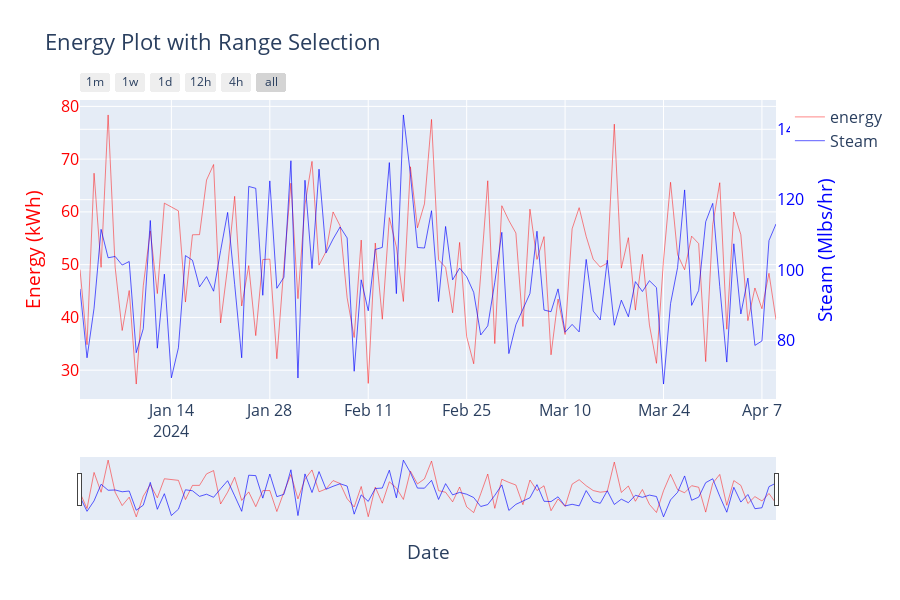

The cell this chart's notebook holds for it:
### Code cell
# Create a layout with interactive elements and two yaxes
layout = go.Layout(
    height=600,
    width=900,
    font=dict(size=16),
    title='Energy Plot with Range Selection',
    xaxis=dict(
        title='Date',
        # Range selector with buttons
        rangeselector=dict(
            font=dict(size=12),
            # Buttons for selecting time scale
            buttons=list([
                # 1 month
                dict(count=1, label='1m', step='month', stepmode='backward'),
                # 1 week
                dict(count=7, label='1w', step='day', stepmode='backward'),
                # 1 day
                dict(count=1, label='1d', step='day', stepmode='backward'),
                # 12 hours
                dict(count=12, label='12h', step='hour', stepmode='backward'),
                # 4 hours
                dict(count=4, label='4h', step='hour', stepmode='backward'),
                # Entire scale
                dict(step='all')
            ])),
        # Sliding for selecting time window
        rangeslider=dict(visible=True),
        # Type of xaxis
        type='date'),
    yaxis=dict(title='Energy (kWh)', color='red'),
    # Add a second yaxis to the right of the plot
    yaxis2=dict(
        title='Steam (Mlbs/hr)', color='blue', overlaying='y', side='right'))

fig = go.Figure(data=[energy_data, steam_data], layout=layout)
iplot(fig)

### Figure 1 — Plotly figure (JSON) as saved in the notebook; plotly's stock layout.template omitted (floating-point values rounded to 4 significant figures)
{"data": [{"line": {"color": "red", "width": 0.6}, "name": "energy", "opacity": 0.8, "text": ["Energy: 49 kWh", "Energy: 35 kWh", "Energy: 67 kWh", "Energy: 49 kWh", "Energy: 78 kWh", "Energy: 50 kWh", "Energy: 38 kWh", "Energy: 45 kWh", "Energy: 27 kWh", "Energy: 46 kWh", "Energy: 56 kWh", "Energy: 45 kWh", "Energy: 62 kWh", "Energy: 61 kWh", "Energy: 60 kWh", "Energy: 43 kWh", "Energy: 56 kWh", "Energy: 56 kWh", "Energy: 66 kWh", "Energy: 69 kWh", "Energy: 39 kWh", "Energy: 50 kWh", "Energy: 63 kWh", "Energy: 42 kWh", "Energy: 50 kWh", "Energy: 37 kWh", "Energy: 51 kWh", "Energy: 51 kWh", "Energy: 32 kWh", "Energy: 50 kWh", "Energy: 65 kWh", "Energy: 44 kWh", "Energy: 61 kWh", "Energy: 70 kWh", "Energy: 50 kWh", "Energy: 52 kWh", "Energy: 60 kWh", "Energy: 57 kWh", "Energy: 44 kWh", "Energy: 36 kWh", "Energy: 55 kWh", "Energy: 27 kWh", "Energy: 54 kWh", "Energy: 40 kWh", "Energy: 59 kWh", "Energy: 53 kWh", "Energy: 43 kWh", "Energy: 69 kWh", "Energy: 57 kWh", "Energy: 62 kWh", "Energy: 78 kWh", "Energy: 51 kWh", "Energy: 49 kWh", "Energy: 41 kWh", "Energy: 54 kWh", "Energy: 36 kWh", "Energy: 31 kWh", "Energy: 48 kWh", "Energy: 66 kWh", "Energy: 35 kWh", "Energy: 61 kWh", "Energy: 58 kWh", "Energy: 56 kWh", "Energy: 38 kWh", "Energy: 61 kWh", "Energy: 51 kWh", "Energy: 55 kWh", "Energy: 33 kWh", "Energy: 43 kWh", "Energy: 37 kWh", "Energy: 57 kWh", "Energy: 61 kWh", "Energy: 55 kWh", "Energy: 51 kWh", "Energy: 50 kWh", "Energy: 50 kWh", "Energy: 77 kWh", "Energy: 49 kWh", "Energy: 55 kWh", "Energy: 41 kWh", "Energy: 52 kWh", "Energy: 39 kWh", "Energy: 31 kWh", "Energy: 51 kWh", "Energy: 66 kWh", "Energy: 52 kWh", "Energy: 49 kWh", "Energy: 55 kWh", "Energy: 54 kWh", "Energy: 32 kWh", "Energy: 58 kWh", "Energy: 66 kWh", "Energy: 38 kWh", "Energy: 60 kWh", "Energy: 56 kWh", "Energy: 39 kWh", "Energy: 46 kWh", "Energy: 42 kWh", "Energy: 48 kWh", "Energy: 40 kWh"], "type": "scatter", "x": ["2024-01-01T00:00:00", "2024-01-02T00:00:00", "2024-01-03T00:00:00", "2024-01-04T00:00:00", "2024-01-05T00:00:00", "2024-01-06T00:00:00", "2024-01-07T00:00:00", "2024-01-08T00:00:00", "2024-01-09T00:00:00", "2024-01-10T00:00:00", "2024-01-11T00:00:00", "2024-01-12T00:00:00", "2024-01-13T00:00:00", "2024-01-14T00:00:00", "2024-01-15T00:00:00", "2024-01-16T00:00:00", "2024-01-17T00:00:00", "2024-01-18T00:00:00", "2024-01-19T00:00:00", "2024-01-20T00:00:00", "2024-01-21T00:00:00", "2024-01-22T00:00:00", "2024-01-23T00:00:00", "2024-01-24T00:00:00", "2024-01-25T00:00:00", "2024-01-26T00:00:00", "2024-01-27T00:00:00", "2024-01-28T00:00:00", "2024-01-29T00:00:00", "2024-01-30T00:00:00", "2024-01-31T00:00:00", "2024-02-01T00:00:00", "2024-02-02T00:00:00", "2024-02-03T00:00:00", "2024-02-04T00:00:00", "2024-02-05T00:00:00", "2024-02-06T00:00:00", "2024-02-07T00:00:00", "2024-02-08T00:00:00", "2024-02-09T00:00:00", "2024-02-10T00:00:00", "2024-02-11T00:00:00", "2024-02-12T00:00:00", "2024-02-13T00:00:00", "2024-02-14T00:00:00", "2024-02-15T00:00:00", "2024-02-16T00:00:00", "2024-02-17T00:00:00", "2024-02-18T00:00:00", "2024-02-19T00:00:00", "2024-02-20T00:00:00", "2024-02-21T00:00:00", "2024-02-22T00:00:00", "2024-02-23T00:00:00", "2024-02-24T00:00:00", "2024-02-25T00:00:00", "2024-02-26T00:00:00", "2024-02-27T00:00:00", "2024-02-28T00:00:00", "2024-02-29T00:00:00", "2024-03-01T00:00:00", "2024-03-02T00:00:00", "2024-03-03T00:00:00", "2024-03-04T00:00:00", "2024-03-05T00:00:00", "2024-03-06T00:00:00", "2024-03-07T00:00:00", "2024-03-08T00:00:00", "2024-03-09T00:00:00", "2024-03-10T00:00:00", "2024-03-11T00:00:00", "2024-03-12T00:00:00", "2024-03-13T00:00:00", "2024-03-14T00:00:00", "2024-03-15T00:00:00", "2024-03-16T00:00:00", "2024-03-17T00:00:00", "2024-03-18T00:00:00", "2024-03-19T00:00:00", "2024-03-20T00:00:00", "2024-03-21T00:00:00", "2024-03-22T00:00:00", "2024-03-23T00:00:00", "2024-03-24T00:00:00", "2024-03-25T00:00:00", "2024-03-26T00:00:00", "2024-03-27T00:00:00", "2024-03-28T00:00:00", "2024-03-29T00:00:00", "2024-03-30T00:00:00", "2024-03-31T00:00:00", "2024-04-01T00:00:00", "2024-04-02T00:00:00", "2024-04-03T00:00:00", "2024-04-04T00:00:00", "2024-04-05T00:00:00", "2024-04-06T00:00:00", "2024-04-07T00:00:00", "2024-04-08T00:00:00", "2024-04-09T00:00:00"], "y": [49.07, 34.83, 67.33, 49.49, 78.38, 49.51, 37.52, 45.09, 27.37, 45.99, 56.4, 44.51, 61.66, 60.88, 60.2, 42.91, 55.66, 55.69, 66.04, 68.98, 38.96, 49.56, 62.95, 42.16, 49.82, 36.54, 50.96, 51.05, 32.16, 49.56, 65.44, 43.55, 61.37, 69.57, 49.91, 52.47, 59.99, 57.34, 43.72, 36.19, 54.66, 27.49, 54.09, 39.66, 58.91, 53.38, 43.02, 68.55, 56.98, 61.53, 77.53, 50.92, 49.49, 40.87, 54.22, 36.36, 31.21, 48.13, 65.9, 35.03, 61.17, 58.37, 55.99, 38.27, 60.52, 50.99, 55.31, 32.91, 43.48, 36.75, 56.79, 60.8, 55.35, 51.03, 49.54, 50.29, 76.64, 49.34, 55.11, 41.39, 51.95, 38.54, 31.3, 50.86, 65.62, 51.89, 49.04, 55.4, 53.99, 31.62, 57.58, 65.53, 37.76, 59.98, 55.68, 39.38, 45.58, 41.64, 48.36, 39.57]}, {"line": {"color": "blue", "width": 0.8}, "name": "Steam", "opacity": 0.8, "text": ["Steam: 94.6 Mlbs/hr", "Steam: 75.0 Mlbs/hr", "Steam: 89.1 Mlbs/hr", "Steam: 111.6 Mlbs/hr", "Steam: 103.5 Mlbs/hr", "Steam: 103.9 Mlbs/hr", "Steam: 101.4 Mlbs/hr", "Steam: 102.4 Mlbs/hr", "Steam: 76.5 Mlbs/hr", "Steam: 83.3 Mlbs/hr", "Steam: 114.1 Mlbs/hr", "Steam: 77.8 Mlbs/hr", "Steam: 98.8 Mlbs/hr", "Steam: 69.3 Mlbs/hr", "Steam: 77.9 Mlbs/hr", "Steam: 104.1 Mlbs/hr", "Steam: 102.8 Mlbs/hr", "Steam: 95.2 Mlbs/hr", "Steam: 98.1 Mlbs/hr", "Steam: 94.0 Mlbs/hr", "Steam: 105.5 Mlbs/hr", "Steam: 116.4 Mlbs/hr", "Steam: 95.9 Mlbs/hr", "Steam: 75.0 Mlbs/hr", "Steam: 123.8 Mlbs/hr", "Steam: 123.2 Mlbs/hr", "Steam: 92.8 Mlbs/hr", "Steam: 125.3 Mlbs/hr", "Steam: 94.8 Mlbs/hr", "Steam: 97.9 Mlbs/hr", "Steam: 131.1 Mlbs/hr", "Steam: 69.3 Mlbs/hr", "Steam: 125.5 Mlbs/hr", "Steam: 100.4 Mlbs/hr", "Steam: 128.7 Mlbs/hr", "Steam: 104.9 Mlbs/hr", "Steam: 108.8 Mlbs/hr", "Steam: 112.2 Mlbs/hr", "Steam: 109.1 Mlbs/hr", "Steam: 71.2 Mlbs/hr", "Steam: 97.2 Mlbs/hr", "Steam: 88.4 Mlbs/hr", "Steam: 105.8 Mlbs/hr", "Steam: 106.4 Mlbs/hr", "Steam: 130.5 Mlbs/hr", "Steam: 93.3 Mlbs/hr", "Steam: 144.1 Mlbs/hr", "Steam: 127.2 Mlbs/hr", "Steam: 106.4 Mlbs/hr", "Steam: 106.2 Mlbs/hr", "Steam: 116.9 Mlbs/hr", "Steam: 91.0 Mlbs/hr", "Steam: 112.4 Mlbs/hr", "Steam: 97.2 Mlbs/hr", "Steam: 100.5 Mlbs/hr", "Steam: 98.1 Mlbs/hr", "Steam: 93.6 Mlbs/hr", "Steam: 81.5 Mlbs/hr", "Steam: 84.1 Mlbs/hr", "Steam: 96.5 Mlbs/hr", "Steam: 110.7 Mlbs/hr", "Steam: 76.2 Mlbs/hr", "Steam: 84.4 Mlbs/hr", "Steam: 88.8 Mlbs/hr", "Steam: 93.3 Mlbs/hr", "Steam: 111.0 Mlbs/hr", "Steam: 88.6 Mlbs/hr", "Steam: 88.1 Mlbs/hr", "Steam: 94.6 Mlbs/hr", "Steam: 82.3 Mlbs/hr", "Steam: 84.5 Mlbs/hr", "Steam: 82.4 Mlbs/hr", "Steam: 103.0 Mlbs/hr", "Steam: 88.3 Mlbs/hr", "Steam: 85.8 Mlbs/hr", "Steam: 102.8 Mlbs/hr", "Steam: 84.3 Mlbs/hr", "Steam: 91.4 Mlbs/hr", "Steam: 86.7 Mlbs/hr", "Steam: 96.7 Mlbs/hr", "Steam: 93.9 Mlbs/hr", "Steam: 96.9 Mlbs/hr", "Steam: 95.0 Mlbs/hr", "Steam: 67.6 Mlbs/hr", "Steam: 90.4 Mlbs/hr", "Steam: 100.7 Mlbs/hr", "Steam: 122.8 Mlbs/hr", "Steam: 89.9 Mlbs/hr", "Steam: 94.2 Mlbs/hr", "Steam: 113.7 Mlbs/hr", "Steam: 118.9 Mlbs/hr", "Steam: 95.3 Mlbs/hr", "Steam: 73.8 Mlbs/hr", "Steam: 107.5 Mlbs/hr", "Steam: 87.5 Mlbs/hr", "Steam: 97.7 Mlbs/hr", "Steam: 78.6 Mlbs/hr", "Steam: 79.8 Mlbs/hr", "Steam: 108.4 Mlbs/hr", "Steam: 113.1 Mlbs/hr"], "type": "scatter", "x": ["2024-01-01T00:00:00", "2024-01-02T00:00:00", "2024-01-03T00:00:00", "2024-01-04T00:00:00", "2024-01-05T00:00:00", "2024-01-06T00:00:00", "2024-01-07T00:00:00", "2024-01-08T00:00:00", "2024-01-09T00:00:00", "2024-01-10T00:00:00", "2024-01-11T00:00:00", "2024-01-12T00:00:00", "2024-01-13T00:00:00", "2024-01-14T00:00:00", "2024-01-15T00:00:00", "2024-01-16T00:00:00", "2024-01-17T00:00:00", "2024-01-18T00:00:00", "2024-01-19T00:00:00", "2024-01-20T00:00:00", "2024-01-21T00:00:00", "2024-01-22T00:00:00", "2024-01-23T00:00:00", "2024-01-24T00:00:00", "2024-01-25T00:00:00", "2024-01-26T00:00:00", "2024-01-27T00:00:00", "2024-01-28T00:00:00", "2024-01-29T00:00:00", "2024-01-30T00:00:00", "2024-01-31T00:00:00", "2024-02-01T00:00:00", "2024-02-02T00:00:00", "2024-02-03T00:00:00", "2024-02-04T00:00:00", "2024-02-05T00:00:00", "2024-02-06T00:00:00", "2024-02-07T00:00:00", "2024-02-08T00:00:00", "2024-02-09T00:00:00", "2024-02-10T00:00:00", "2024-02-11T00:00:00", "2024-02-12T00:00:00", "2024-02-13T00:00:00", "2024-02-14T00:00:00", "2024-02-15T00:00:00", "2024-02-16T00:00:00", "2024-02-17T00:00:00", "2024-02-18T00:00:00", "2024-02-19T00:00:00", "2024-02-20T00:00:00", "2024-02-21T00:00:00", "2024-02-22T00:00:00", "2024-02-23T00:00:00", "2024-02-24T00:00:00", "2024-02-25T00:00:00", "2024-02-26T00:00:00", "2024-02-27T00:00:00", "2024-02-28T00:00:00", "2024-02-29T00:00:00", "2024-03-01T00:00:00", "2024-03-02T00:00:00", "2024-03-03T00:00:00", "2024-03-04T00:00:00", "2024-03-05T00:00:00", "2024-03-06T00:00:00", "2024-03-07T00:00:00", "2024-03-08T00:00:00", "2024-03-09T00:00:00", "2024-03-10T00:00:00", "2024-03-11T00:00:00", "2024-03-12T00:00:00", "2024-03-13T00:00:00", "2024-03-14T00:00:00", "2024-03-15T00:00:00", "2024-03-16T00:00:00", "2024-03-17T00:00:00", "2024-03-18T00:00:00", "2024-03-19T00:00:00", "2024-03-20T00:00:00", "2024-03-21T00:00:00", "2024-03-22T00:00:00", "2024-03-23T00:00:00", "2024-03-24T00:00:00", "2024-03-25T00:00:00", "2024-03-26T00:00:00", "2024-03-27T00:00:00", "2024-03-28T00:00:00", "2024-03-29T00:00:00", "2024-03-30T00:00:00", "2024-03-31T00:00:00", "2024-04-01T00:00:00", "2024-04-02T00:00:00", "2024-04-03T00:00:00", "2024-04-04T00:00:00", "2024-04-05T00:00:00", "2024-04-06T00:00:00", "2024-04-07T00:00:00", "2024-04-08T00:00:00", "2024-04-09T00:00:00"], "y": [94.61, 75.04, 89.13, 111.6, 103.5, 103.9, 101.4, 102.4, 76.49, 83.31, 114.1, 77.76, 98.82, 69.33, 77.88, 104.1, 102.8, 95.19, 98.11, 93.97, 105.5, 116.4, 95.92, 75.03, 123.8, 123.2, 92.81, 125.3, 94.8, 97.93, 131.1, 69.28, 125.5, 100.4, 128.7, 104.9, 108.8, 112.2, 109.1, 71.2, 97.21, 88.4, 105.8, 106.4, 130.5, 93.28, 144.1, 127.2, 106.4, 106.2, 116.9, 91.03, 112.4, 97.2, 100.5, 98.1, 93.64, 81.52, 84.11, 96.53, 110.7, 76.23, 84.42, 88.79, 93.31, 111.0, 88.62, 88.14, 94.63, 82.3, 84.53, 82.39, 103.0, 88.32, 85.8, 102.8, 84.28, 91.42, 86.71, 96.69, 93.88, 96.95, 94.99, 67.57, 90.45, 100.7, 122.8, 89.94, 94.17, 113.7, 118.9, 95.27, 73.82, 107.5, 87.5, 97.71, 78.56, 79.82, 108.4, 113.1], "yaxis": "y2"}], "layout": {"font": {"size": 16}, "height": 600, "title": {"text": "Energy Plot with Range Selection"}, "width": 900, "xaxis": {"rangeselector": {"buttons": [{"count": 1, "label": "1m", "step": "month", "stepmode": "backward"}, {"count": 7, "label": "1w", "step": "day", "stepmode": "backward"}, {"count": 1, "label": "1d", "step": "day", "stepmode": "backward"}, {"count": 12, "label": "12h", "step": "hour", "stepmode": "backward"}, {"count": 4, "label": "4h", "step": "hour", "stepmode": "backward"}, {"step": "all"}], "font": {"size": 12}}, "rangeslider": {"visible": true}, "title": {"text": "Date"}, "type": "date"}, "yaxis": {"color": "red", "title": {"text": "Energy (kWh)"}}, "yaxis2": {"color": "blue", "overlaying": "y", "side": "right", "title": {"text": "Steam (Mlbs/hr)"}}}}
